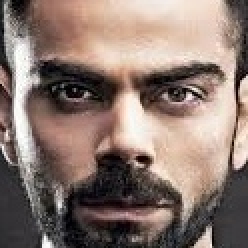
#> input picture data/kohli_main/download.jpeg, 124 x 124 px, found by its file name (shown 2 times larger)
$ jupyter execute --allow-errors image_cleaning.ipynb
#> lines starting #> are read from the running program, lines starting #| are printed output that depends on the picture
#> further down, img is the input picture: shape (124, 124, 3); mean B, G, R 112, 120.2, 139
[cell 1]
import numpy as np
import pywt
import cv2  # Change from `cv` to `cv2`

def w2d(img, mode='haar', level=2):  # Increased the level from 1 to 2
#> called with mode = 'haar', level = 2
    imArray = img
    # Datatype conversions
    # Convert to grayscale
    imArray = cv2.cvtColor(imArray, cv2.COLOR_RGB2GRAY)
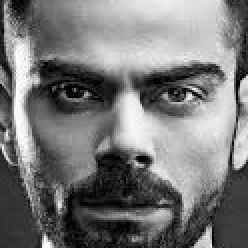
#> imArray: shape (124, 124) (shown 2 times larger); min 0, max 254, mean 119.9
    # Convert to float
    imArray = np.float32(imArray)
    imArray /= 255
    # Compute coefficients
    coeffs = pywt.wavedec2(imArray, mode, level=level)
#> coeffs = 3 items

    # Process Coefficients
    coeffs_H = list(coeffs)
#> coeffs_H = 3 items
    # Instead of zeroing out the approximation coefficients completely, we can retain some information
    coeffs_H[0] *= 0.1  # Retain 10% of the approximation coefficients

    # Reconstruction
    imArray_H = pywt.waverec2(coeffs_H, mode)
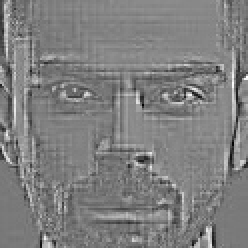
#> imArray_H: shape (124, 124) float32 (shown 2 times larger); min -0.527, max 0.622, mean 0.047; drawn with min black and max white
    imArray_H *= 255
    imArray_H = np.uint8(imArray_H)
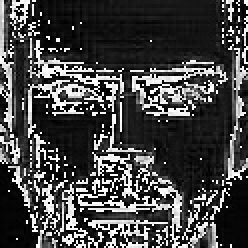
#> imArray_H: shape (124, 124) (shown 2 times larger); min 0, max 255, mean 69.5

    return imArray_H

[cell 2]
img =cv2.imread(r'C:\Users\ASUS\Desktop\VS code\ML-AI\Celebrity_Detection\data\kohli_main\download.jpeg')
arr=w2d(img)

$ run again, with data/kohli_main/images (1).jpeg copied over data/kohli_main/download.jpeg
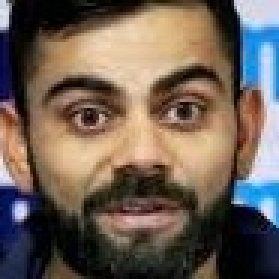
#> input picture data/kohli_main/images (1).jpeg, 93 x 93 px, found by its file name (shown 3 times larger)
#> img is the input picture: shape (93, 93, 3); mean B, G, R 85.5, 96.2, 109.9
#> in w2d, `imArray = cv2.cvtColor(imArray, cv2.COLOR_RGB2GRAY)`:
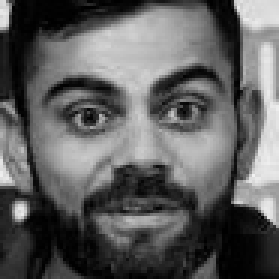
#> imArray: shape (93, 93) (shown 3 times larger); min 0, max 241, mean 94.6
#> coeffs = 3 items
#> in w2d, `imArray_H = np.uint8(imArray_H)`:
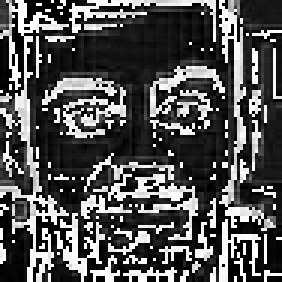
#> imArray_H: shape (94, 94) (shown 3 times larger); min 0, max 255, mean 82.9

$ run again, with data/kohli_main/images (2).jpeg copied over data/kohli_main/download.jpeg
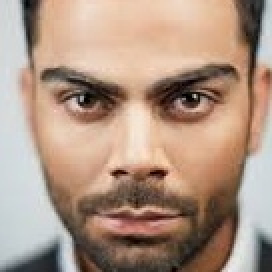
#> input picture data/kohli_main/images (2).jpeg, 136 x 136 px, found by its file name (shown 2 times larger)
#> img is the input picture: shape (136, 136, 3); mean B, G, R 131.8, 149.1, 174.9
#> in w2d, `imArray = cv2.cvtColor(imArray, cv2.COLOR_RGB2GRAY)`:
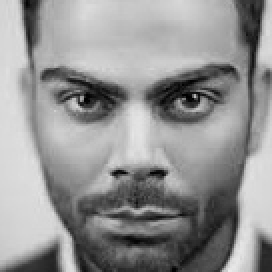
#> imArray: shape (136, 136) (shown 2 times larger); min 0, max 236, mean 146.8
#> coeffs = 3 items
#> in w2d, `imArray_H = np.uint8(imArray_H)`:
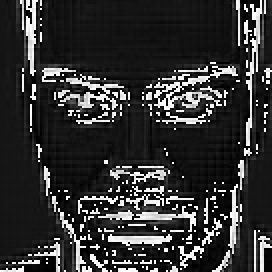
#> imArray_H: shape (136, 136) (shown 2 times larger); min 0, max 255, mean 50.6

$ run again, with data/kohli_main/images (3).jpeg copied over data/kohli_main/download.jpeg
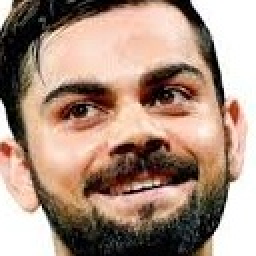
#> input picture data/kohli_main/images (3).jpeg, 128 x 128 px, found by its file name (shown 2 times larger)
#> img is the input picture: shape (128, 128, 3); mean B, G, R 128.4, 143.7, 169.8
#> in w2d, `imArray = cv2.cvtColor(imArray, cv2.COLOR_RGB2GRAY)`:
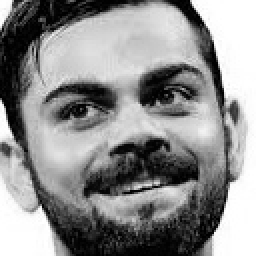
#> imArray: shape (128, 128) (shown 2 times larger); min 0, max 255, mean 142.1
#> coeffs = 3 items
#> in w2d, `imArray_H = np.uint8(imArray_H)`:
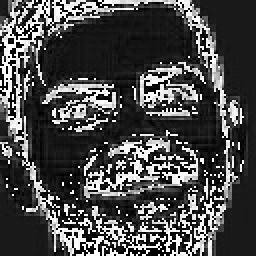
#> imArray_H: shape (128, 128) (shown 2 times larger); min 0, max 255, mean 74.4
